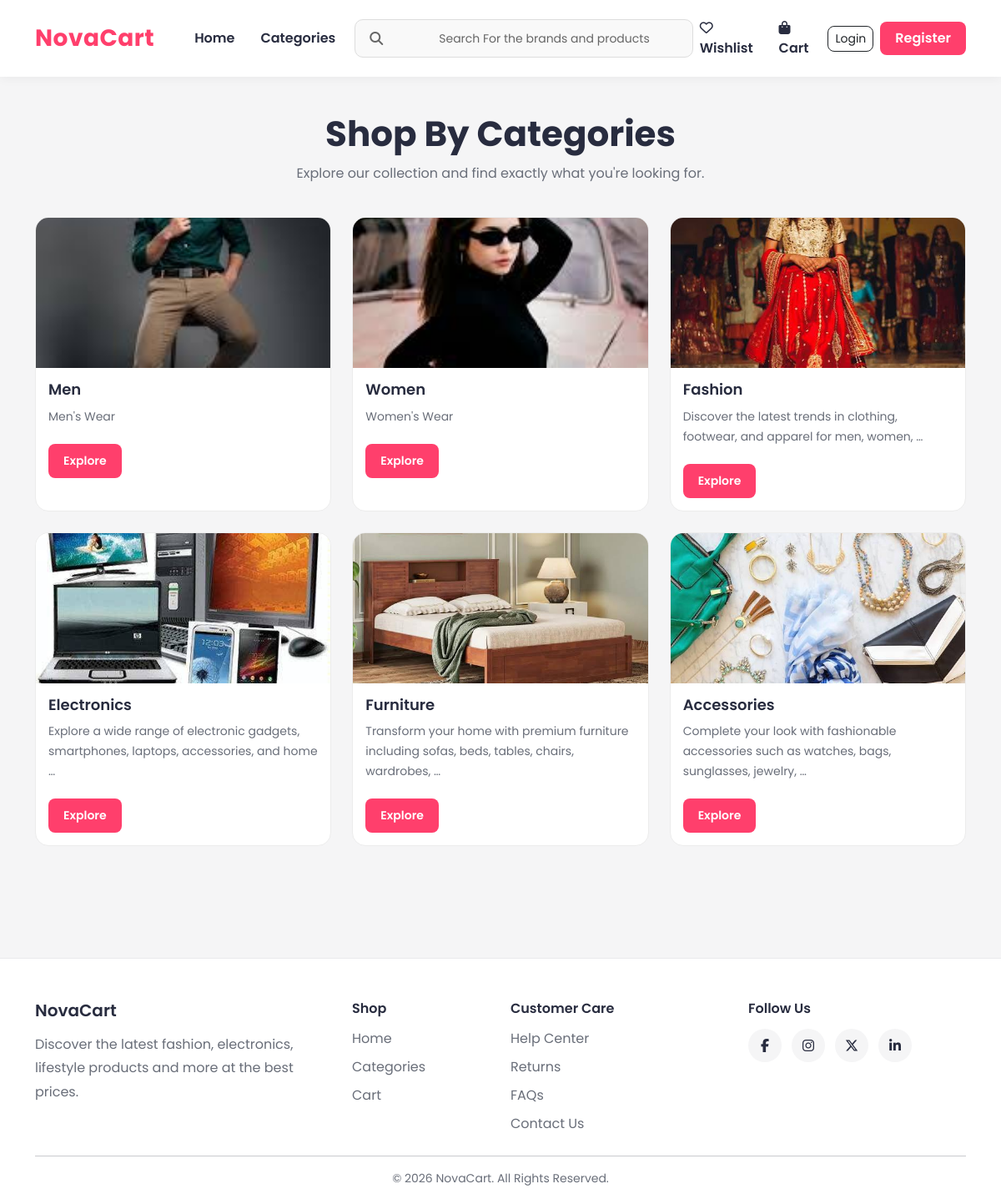
Page /categories/ on the committed database.
### store/models.py (models this page shows, shortened)
class Categories(models.Model):
    name = models.CharField(max_length=255)
    description = models.TextField()
    image = models.ImageField(upload_to='category_images/')

### store/views.py (the view)
# urls.py: path('categories/', views.categories, name='categories'),
def categories(request):
    categories = Categories.objects.all()
    return render(request=request, template_name='categories.html', context={'categories': categories})

### store/context_processors.py (called while the page is built)
def categories_processor(request):
    return {
        'categories': Categories.objects.all()
    }

### templates/categories.html
{% extends 'base.html' %}
{% block content %}
<div class="categories-page">
    <div class="categories-header">
        <h1>Shop By Categories</h1>
        <p>
            Explore our collection and find exactly what you're looking for.
        </p>
    </div>
    <div class="categories-grid">
        {% for category in categories %}
        <a href="{% url 'products' category.id %}" class="category-box">
            <div class="category-image-wrapper">
                <img src="{{ category.image.url }}"
                     alt="{{ category.name }}">
            </div>
            <div class="category-content">
                <h4>{{ category.name }}</h4>
                <p>
                    {{ category.description|truncatewords:12 }}
                </p>
                <span class="category-btn">
                    Explore
                </span>
            </div>
        </a>
        {% endfor %}
    </div>
</div>
{% endblock %}

### static/css/style.css (style rules this page uses)
* { margin:0; padding:0; box-sizing:border-box; }
body { font-family:'Poppins',sans-serif; background:#f5f5f6; color:#282c3f; min-height:100vh; }
a { text-decoration:none; }
img { max-width:100%; }
.categories-page { padding:20px 0 50px; }
.categories-header { text-align:center; margin-bottom:40px; }
.categories-header h1 { font-size:42px; font-weight:700; color:#282c3f; margin-bottom:10px; }
.categories-header p { color:#696e79; max-width:600px; margin:auto; }
.categories-grid { display:grid; grid-template-columns:repeat(auto-fill,minmax(300px,1fr)); gap:25px; }
.category-box { background:#ffffff; border-radius:16px; overflow:hidden; border:1px solid #ececec; transition:0.3s; color:inherit; }
.category-image-wrapper { height:180px; overflow:hidden; }
.category-image-wrapper img { width:100%; height:100%; object-fit:cover; transition:0.4s; }
.category-content { padding:15px; }
.category-content h4 { font-size:18px; font-weight:600; color:#282c3f; margin-bottom:10px; }
.category-content p { color:#696e79; font-size:14px; line-height:1.7; margin-bottom:20px; }
.category-btn { display:inline-block; background:#ff3f6c; color:white; padding:10px 18px; border-radius:8px; font-size:14px; font-weight:600; }

### rows in the picture
Categories: image (picture), name "Men", description "Men's Wear"
Categories: image (picture), name "Women", description "Women's Wear"
Categories: image (picture), name "Fashion", description "Discover the latest trends in clothing, footwear, and apparel for men, women, …"
Categories: image (picture), name "Electronics", description "Explore a wide range of electronic gadgets, smartphones, laptops, accessories, and home …"
Categories: image (picture), name "Furniture", description "Transform your home with premium furniture including sofas, beds, tables, chairs, wardrobes, …"
Categories: image (picture), name "Accessories", description "Complete your look with fashionable accessories such as watches, bags, sunglasses, jewelry, …"
